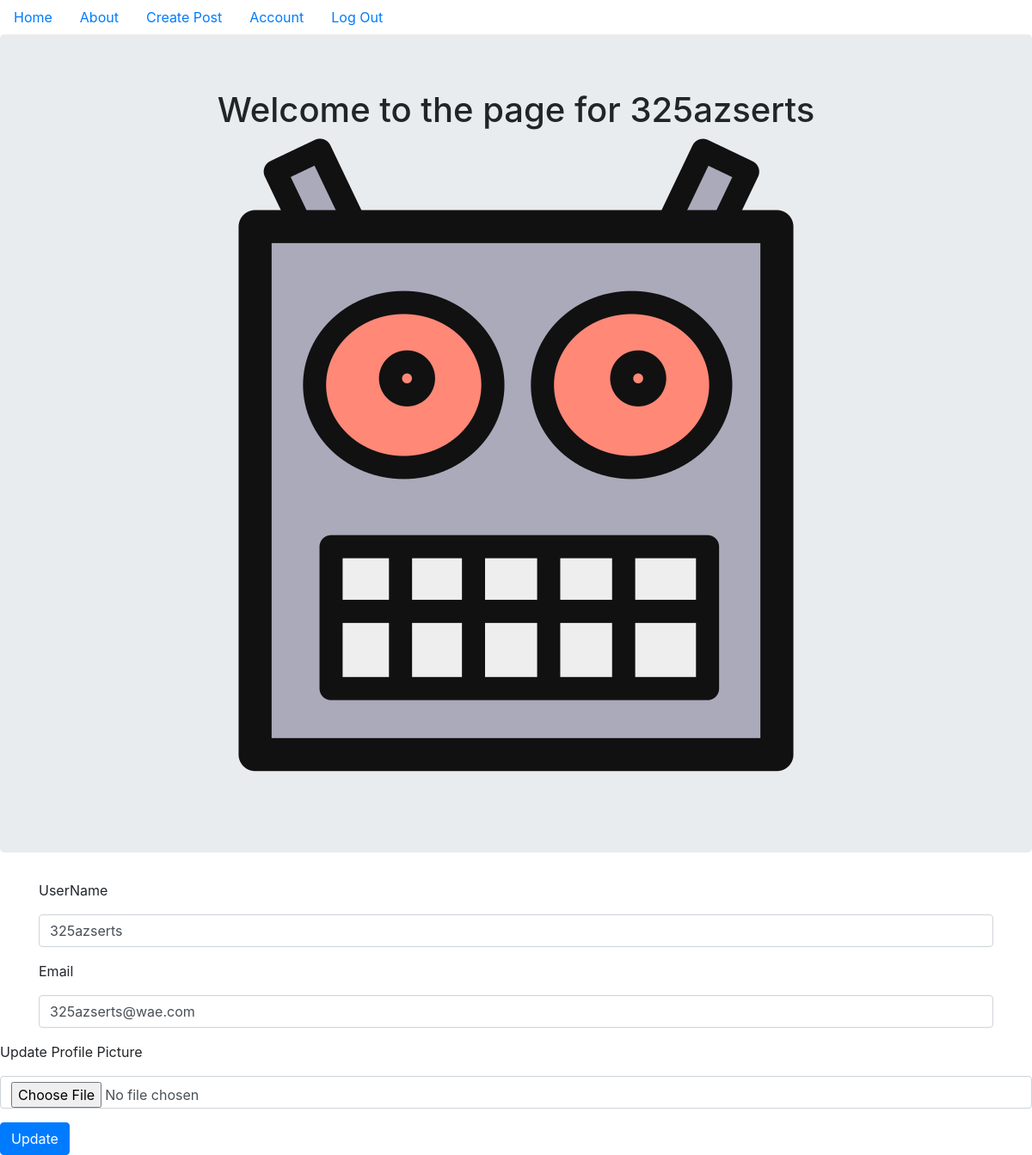
/account (signed in), run on the app's committed database.
### clubAppFolder/models.py (models this page shows, shortened)
class User(db.Model, UserMixin):
    __tablename__ = 'users'
    id = db.Column(db.Integer, primary_key=True)
    profile_image = db.Column(db.String(20), nullable=False, default='default_profile.png')
    email = db.Column(db.String(64), unique=True, index=True)
    username = db.Column(db.String(64), unique=True, index=True)
    password_hash = db.Column(db.String(128))
    post = db.relationship('BlogPost', backref='author', lazy=True)

### clubAppFolder/users/views.py (the view)
@users.route('/account', methods=['GET', 'POST'])
@login_required
def account():
    form = UpdateUserForm()
    if form.validate_on_submit():
        if form.picture.data:
            username = current_user.username
            pic = add_profile_pic(form.picture.data, username)
            current_user.profile_image = pic
        current_user.username = form.username.data
        current_user.email = form.email.data
        db.session.commit()
        flash('User Account Updated!')
        return redirect(url_for('users.account'))
    elif request.method == "GET":
        form.username.data = current_user.username
        form.email.data = current_user.email
    profile_image = url_for('static', filename='profile_pics/'+current_user.profile_image)
    return render_template('account.html', profile_image=profile_image,form=form)

### clubAppFolder/users/forms.py
class UpdateUserForm(FlaskForm):
    email = StringField('Email', validators=[DataRequired(), Email()])
    username = StringField('UserName', validators=[DataRequired()])
    picture = FileField('Update Profile Picture', validators = [FileAllowed(['jpg','png'])])
    submit = SubmitField('Update')

### clubAppFolder/models.py (called while the page is built)
@login_manager.user_loader
def load_user(user_id):
    return User.query.get(user_id)

### clubAppFolder/templates/account.html (shortened to what this page needs)
{% extends "base.html" %}
{% block content %}
<div class="jumbotron">
    <div align="center">
        <h1>Welcome to the page for {{current_user.username}}</h1>
        <img align="center" src="{{url_for('static', filename='profile_pics/'+current_user.profile_image)}}">
    </div>
</div>
<div class="container">
    <form method="POST" action="" enctype="multipart/form-data">
        <div class="form-group">
            {{form.username.label(class="form-group")}}
            {{form.username(class="form-control")}}
        </div>
            {{form.email.label(class="form-group")}}
            {{form.email(class="form-control")}}
        </div>
            {{form.picture.label(class="form-group")}}
            {{form.picture(class="form-control")}}
        </div>
            {{form.submit(class="btn btn-primary")}}
{% endblock %}

### data on the page
User: username "325azserts", profile_image (placeholder picture), email "325azserts@wae.com"
